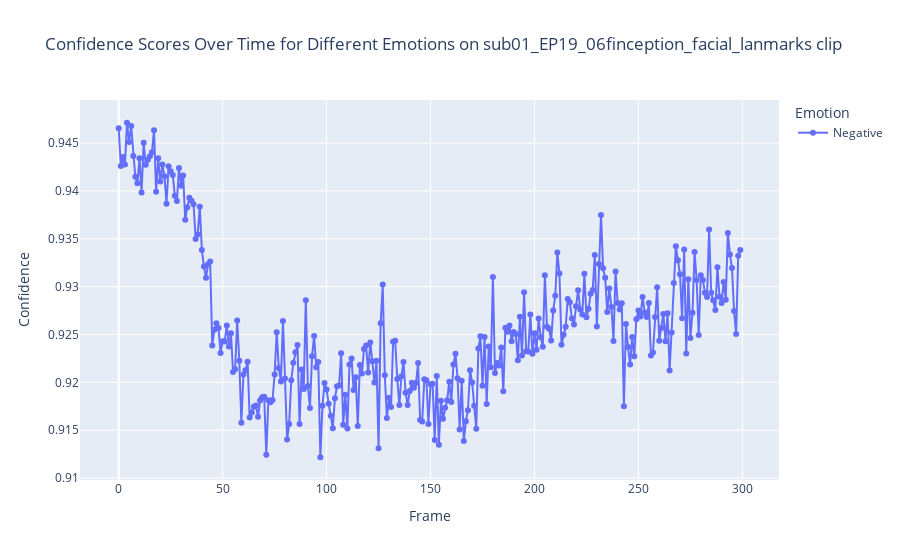

The cell this chart's notebook holds for it:
### Code cell
plot_predictions(df, 'sub01_EP19_06finception_facial_lanmarks')

### Figure 1 — Plotly figure (JSON) as saved in the notebook; plotly's stock layout.template omitted (floating-point values rounded to 4 significant figures; data arrays with more than 128 entries replaced by an {"elided": "..."} marker saying what was removed)
{"data": [{"hovertemplate": "Emotion=Negative<br>Frame=%{x}<br>Confidence=%{y}<extra></extra>", "legendgroup": "Negative", "line": {"color": "#636efa", "dash": "solid"}, "marker": {"symbol": "circle"}, "mode": "lines+markers", "name": "Negative", "orientation": "v", "showlegend": true, "type": "scatter", "x": {"elided": "300 int values"}, "xaxis": "x", "y": {"elided": "300 float values"}, "yaxis": "y"}], "layout": {"legend": {"title": {"text": "Emotion"}, "tracegroupgap": 0}, "title": {"text": "Confidence Scores Over Time for Different Emotions on sub01_EP19_06finception_facial_lanmarks clip"}, "xaxis": {"anchor": "y", "domain": [0, 1], "title": {"text": "Frame"}}, "yaxis": {"anchor": "x", "domain": [0, 1], "title": {"text": "Confidence"}}}}
